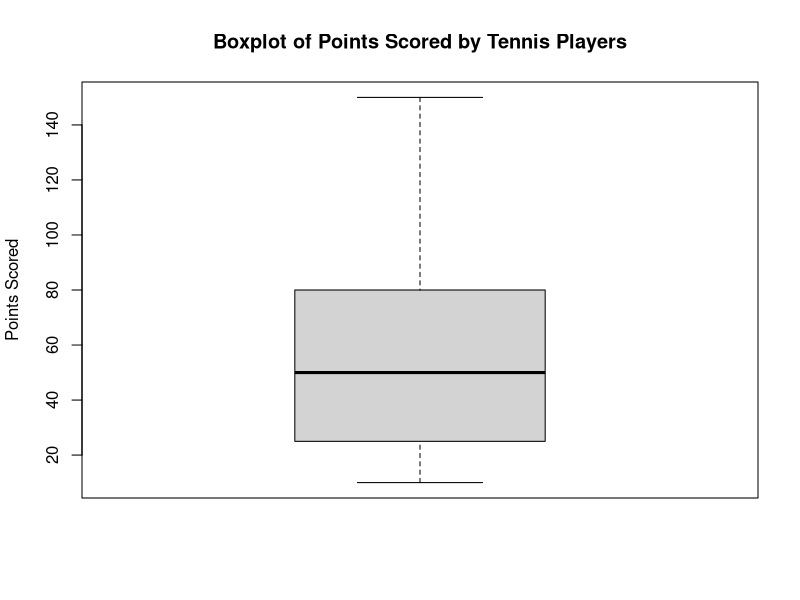

R code for this plot:
# Example dataset of points scored by tennis players
points_scored <- c(10, 15, 20, 25, 30, 40, 50, 60, 70, 80, 100, 120, 150)

# Create a boxplot to visualize points scored
boxplot(points_scored,
        main = "Boxplot of Points Scored by Tennis Players",
        ylab = "Points Scored")

# Add a title and labels

